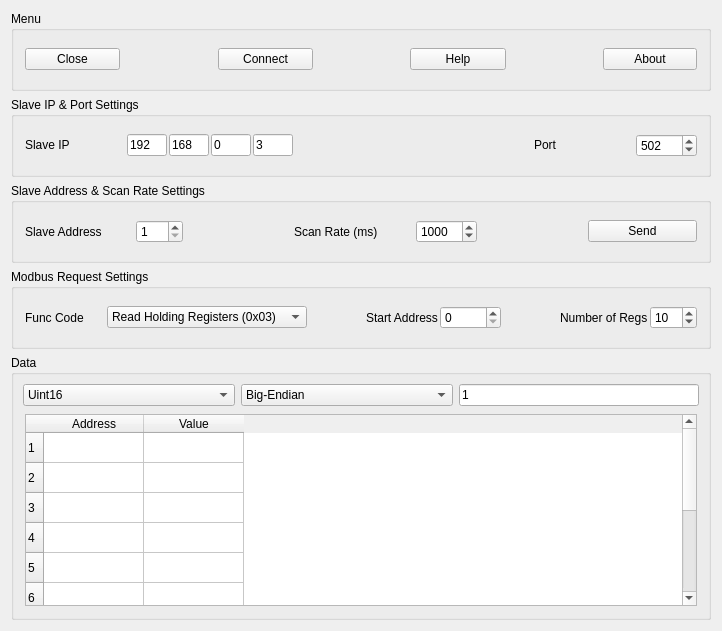
  <widget class="QWidget" name="centralwidget">
   <property name="sizePolicy">
    <sizepolicy hsizetype="Expanding" vsizetype="Expanding">
     <horstretch>0</horstretch>
     <verstretch>0</verstretch>
    </sizepolicy>
   </property>
   <layout class="QGridLayout" name="gridLayout">
    <item row="2" column="0">
     <widget class="QGroupBox" name="groupBox_Address">
      <property name="sizePolicy">
       <sizepolicy hsizetype="Expanding" vsizetype="Fixed">
        <horstretch>0</horstretch>
        <verstretch>0</verstretch>
       </sizepolicy>
      </property>
      <property name="minimumSize">
       <size>
        <width>700</width>
        <height>80</height>
       </size>
      </property>
      <property name="maximumSize">
       <size>
        <width>16777215</width>
        <height>16777215</height>
       </size>
      </property>
      <property name="title">
       <string>Slave Address &amp;&amp; Scan Rate Settings</string>
      </property>
      <layout class="QHBoxLayout" name="horizontalLayout_3">
       <item>
        <layout class="QHBoxLayout" name="hLayout_F_4">
         <property name="spacing">
          <number>2</number>
         </property>
         <property name="leftMargin">
          <number>2</number>
         </property>
         <property name="topMargin">
          <number>2</number>
         </property>
         <property name="rightMargin">
          <number>2</number>
         </property>
         <property name="bottomMargin">
          <number>2</number>
         </property>
         <item>
          <widget class="QLabel" name="label_SlaveAddr">
           <property name="sizePolicy">
            <sizepolicy hsizetype="Expanding" vsizetype="Fixed">
             <horstretch>0</horstretch>
             <verstretch>0</verstretch>
            </sizepolicy>
           </property>
           <property name="minimumSize">
            <size>
             <width>100</width>
             <height>21</height>
            </size>
           </property>
           <property name="text">
            <string>Slave Address</string>
           </property>
          </widget>
         </item>
         <item>
          <widget class="QSpinBox" name="spinBox_SlaveAddr">
           <property name="sizePolicy">
            <sizepolicy hsizetype="Minimum" vsizetype="Fixed">
             <horstretch>0</horstretch>
             <verstretch>0</verstretch>
            </sizepolicy>
           </property>
           <property name="maximumSize">
            <size>
             <width>80</width>
             <height>16777215</height>
            </size>
           </property>
           <property name="minimum">
            <number>1</number>
           </property>
           <property name="maximum">
            <number>247</number>
           </property>
           <property name="value">
            <number>1</number>
           </property>
           <property name="displayIntegerBase">
            <number>10</number>
           </property>
          </widget>
         </item>
         <item>
          <spacer name="horizontalSpacer_8">
           <property name="orientation">
            <enum>Qt::Orientation::Horizontal</enum>
           </property>
           <property name="sizeHint" stdset="0">
            <size>
             <width>40</width>
             <height>20</height>
            </size>
           </property>
          </spacer>
         </item>
         <item>
          <widget class="QLabel" name="label_ScanRate">
           <property name="sizePolicy">
            <sizepolicy hsizetype="Expanding" vsizetype="Fixed">
             <horstretch>0</horstretch>
             <verstretch>0</verstretch>
            </sizepolicy>
           </property>
           <property name="minimumSize">
            <size>
             <width>120</width>
             <height>21</height>
            </size>
           </property>
           <property name="text">
            <string>Scan Rate (ms)</string>
           </property>
          </widget>
         </item>
         <item alignment="Qt::AlignmentFlag::AlignLeft">
          <widget class="QSpinBox" name="spinBox_ScanRate">
           <property name="sizePolicy">
            <sizepolicy hsizetype="Expanding" vsizetype="Fixed">
             <horstretch>0</horstretch>
             <verstretch>0</verstretch>
            </sizepolicy>
           </property>
           <property name="maximumSize">
            <size>
             <width>100</width>
             <height>16777215</height>
            </size>
           </property>
           <property name="maximum">
            <number>65635</number>
           </property>
           <property name="value">
            <number>1000</number>
           </property>
          </widget>
         </item>
         <item>
          <spacer name="horizontalSpacer_15">
           <property name="orientation">
            <enum>Qt::Orientation::Horizontal</enum>
           </property>
           <property name="sizeHint" stdset="0">
            <size>
             <width>40</width>
             <height>20</height>
            </size>
           </property>
          </spacer>
         </item>
         <item>
          <widget class="QPushButton" name="pushButton_Send">
           <property name="sizePolicy">
            <sizepolicy hsizetype="Expanding" vsizetype="Fixed">
             <horstretch>0</horstretch>
             <verstretch>0</verstretch>
            </sizepolicy>
           </property>
           <property name="minimumSize">
            <size>
             <width>94</width>
             <height>0</height>
            </size>
           </property>
           <property name="text">
            <string>Send</string>
           </property>
          </widget>
         </item>
        </layout>
       </item>
      </layout>
     </widget>
    </item>
    <item row="1" column="0">
     <widget class="QGroupBox" name="groupBox_Host">
      <property name="sizePolicy">
       <sizepolicy hsizetype="Expanding" vsizetype="Fixed">
        <horstretch>0</horstretch>
        <verstretch>0</verstretch>
       </sizepolicy>
      </property>
      <property name="minimumSize">
       <size>
        <width>700</width>
        <height>80</height>
       </size>
      </property>
      <property name="maximumSize">
       <size>
        <width>16777215</width>
        <height>16777215</height>
       </size>
      </property>
      <property name="title">
       <string>Slave IP &amp;&amp; Port Settings</string>
      </property>
      <layout class="QHBoxLayout" name="horizontalLayout_2">
       <item>
        <layout class="QHBoxLayout" name="hLayout_F_5" stretch="0,0,0,0,0,0,0,0">
         <property name="spacing">
          <number>2</number>
         </property>
         <property name="sizeConstraint">
          <enum>QLayout::SizeConstraint::SetMaximumSize</enum>
         </property>
         <property name="leftMargin">
          <number>2</number>
         </property>
         <property name="topMargin">
          <number>2</number>
         </property>
         <property name="rightMargin">
          <number>2</number>
         </property>
         <property name="bottomMargin">
          <number>2</number>
         </property>
         <item>
          <widget class="QLabel" name="label_Host">
           <property name="sizePolicy">
            <sizepolicy hsizetype="Expanding" vsizetype="Fixed">
             <horstretch>0</horstretch>
             <verstretch>0</verstretch>
            </sizepolicy>
           </property>
           <property name="minimumSize">
            <size>
             <width>0</width>
             <height>0</height>
            </size>
           </property>
           <property name="maximumSize">
            <size>
             <width>100</width>
             <height>16777215</height>
            </size>
           </property>
           <property name="text">
            <string>Slave IP</string>
           </property>
          </widget>
         </item>
         <item>
          <widget class="QLineEdit" name="lineEdit_Ip1">
           <property name="maximumSize">
            <size>
             <width>40</width>
             <height>16777215</height>
            </size>
           </property>
           <property name="inputMask">
            <string>000</string>
           </property>
           <property name="text">
            <string>192</string>
           </property>
           <property name="maxLength">
            <number>3</number>
           </property>
          </widget>
         </item>
         <item>
          <widget class="QLineEdit" name="lineEdit_Ip2">
           <property name="maximumSize">
            <size>
             <width>40</width>
             <height>16777215</height>
            </size>
           </property>
           <property name="inputMask">
            <string>000</string>
           </property>
           <property name="text">
            <string>168</string>
           </property>
          </widget>
         </item>
         <item>
          <widget class="QLineEdit" name="lineEdit_Ip3">
           <property name="maximumSize">
            <size>
             <width>40</width>
             <height>16777215</height>
            </size>
           </property>
           <property name="inputMask">
            <string>000</string>
           </property>
           <property name="text">
            <string>0</string>
           </property>
          </widget>
         </item>
         <item>
          <widget class="QLineEdit" name="lineEdit_Ip4">
           <property name="maximumSize">
            <size>
             <width>40</width>
             <height>16777215</height>
            </size>
           </property>
           <property name="inputMask">
            <string>000</string>
           </property>
           <property name="text">
            <string>3</string>
           </property>
          </widget>
         </item>
         <item>
          <spacer name="horizontalSpacer_5">
           <property name="orientation">
            <enum>Qt::Orientation::Horizontal</enum>
           </property>
           <property name="sizeHint" stdset="0">
            <size>
             <width>40</width>
             <height>20</height>
            </size>
           </property>
          </spacer>
         </item>
         <item>
          <widget class="QLabel" name="label_Port">
           <property name="sizePolicy">
            <sizepolicy hsizetype="Expanding" vsizetype="Fixed">
             <horstretch>0</horstretch>
             <verstretch>0</verstretch>
            </sizepolicy>
           </property>
           <property name="minimumSize">
            <size>
             <width>0</width>
             <height>0</height>
            </size>
           </property>
           <property name="maximumSize">
            <size>
             <width>100</width>
             <height>16777215</height>
            </size>
           </property>
           <property name="text">
            <string>Port</string>
           </property>
          </widget>
         </item>
         <item alignment="Qt::AlignmentFlag::AlignLeft">
          <widget class="QSpinBox" name="spinBox_Port">
           <property name="sizePolicy">
            <sizepolicy hsizetype="Expanding" vsizetype="Fixed">
             <horstretch>0</horstretch>
             <verstretch>0</verstretch>
            </sizepolicy>
           </property>
           <property name="maximumSize">
            <size>
             <width>100</width>
             <height>16777215</height>
            </size>
           </property>
           <property name="minimum">
            <number>1</number>
           </property>
           <property name="maximum">
            <number>65635</number>
           </property>
           <property name="value">
            <number>502</number>
           </property>
          </widget>
         </item>
        </layout>
       </item>
      </layout>
     </widget>
    </item>
    <item row="3" column="0">
     <widget class="QGroupBox" name="groupBox_Request">
      <property name="sizePolicy">
       <sizepolicy hsizetype="Expanding" vsizetype="Fixed">
        <horstretch>0</horstretch>
        <verstretch>0</verstretch>
       </sizepolicy>
      </property>
      <property name="minimumSize">
       <size>
        <width>700</width>
        <height>80</height>
       </size>
      </property>
      <property name="title">
       <string>Modbus Request Settings</string>
      </property>
      <layout class="QHBoxLayout" name="horizontalLayout_4">
       <item>
        <layout class="QHBoxLayout" name="hLayout_F_2">
         <property name="spacing">
          <number>2</number>
         </property>
         <property name="leftMargin">
          <number>2</number>
         </property>
         <property name="topMargin">
          <number>2</number>
         </property>
         <property name="rightMargin">
          <number>2</number>
         </property>
         <property name="bottomMargin">
          <number>2</number>
         </property>
         <item alignment="Qt::AlignmentFlag::AlignLeft">
          <widget class="QLabel" name="label_Func">
           <property name="sizePolicy">
            <sizepolicy hsizetype="Expanding" vsizetype="Fixed">
             <horstretch>0</horstretch>
             <verstretch>0</verstretch>
            </sizepolicy>
           </property>
           <property name="minimumSize">
            <size>
             <width>80</width>
             <height>21</height>
            </size>
           </property>
           <property name="text">
            <string>Func Code</string>
           </property>
          </widget>
         </item>
         <item>
          <widget class="QComboBox" name="comboBox_Func">
           <property name="minimumSize">
            <size>
             <width>200</width>
             <height>0</height>
            </size>
           </property>
           <property name="currentIndex">
            <number>2</number>
           </property>
           <property name="maxVisibleItems">
            <number>8</number>
           </property>
           <property name="maxCount">
            <number>8</number>
           </property>
           <item>
            <property name="text">
             <string>Read Coils (0x01)</string>
            </property>
           </item>
           <item>
            <property name="text">
             <string>Read Discrete Inputs (0x02)</string>
            </property>
           </item>
           <item>
            <property name="text">
             <string>Read Holding Registers (0x03)</string>
            </property>
           </item>
           <item>
            <property name="text">
             <string>Read Input Registers (0x04)</string>
            </property>
           </item>
           <item>
            <property name="text">
             <string>Write Single Coil (0x05)</string>
            </property>
           </item>
           <item>
            <property name="text">
             <string>Write Single Register (0x06)</string>
            </property>
           </item>
           <item>
            <property name="text">
             <string>Write Multiple Coils (0x0F)</string>
            </property>
           </item>
           <item>
            <property name="text">
             <string>Write Multiple Registers (0x10)</string>
            </property>
           </item>
          </widget>
         </item>
         <item>
          <spacer name="horizontalSpacer_11">
           <property name="orientation">
            <enum>Qt::Orientation::Horizontal</enum>
           </property>
           <property name="sizeHint" stdset="0">
            <size>
             <width>40</width>
             <height>20</height>
            </size>
           </property>
          </spacer>
         </item>
         <item alignment="Qt::AlignmentFlag::AlignLeft">
          <widget class="QLabel" name="label_StartAddr">
           <property name="sizePolicy">
            <sizepolicy hsizetype="Expanding" vsizetype="Fixed">
             <horstretch>0</horstretch>
             <verstretch>0</verstretch>
            </sizepolicy>
           </property>
           <property name="minimumSize">
            <size>
             <width>0</width>
             <height>21</height>
            </size>
           </property>
           <property name="maximumSize">
            <size>
             <width>80</width>
             <height>16777215</height>
            </size>
           </property>
           <property name="text">
            <string>Start Address</string>
           </property>
          </widget>
         </item>
         <item alignment="Qt::AlignmentFlag::AlignLeft">
          <widget class="QSpinBox" name="spinBox_StartAddr">
           <property name="sizePolicy">
            <sizepolicy hsizetype="Expanding" vsizetype="Fixed">
             <horstretch>0</horstretch>
             <verstretch>0</verstretch>
            </sizepolicy>
           </property>
           <property name="maximumSize">
            <size>
             <width>80</width>
             <height>16777215</height>
            </size>
           </property>
           <property name="minimum">
            <number>0</number>
           </property>
           <property name="maximum">
            <number>65535</number>
           </property>
           <property name="singleStep">
            <number>1</number>
           </property>
           <property name="stepType">
            <enum>QAbstractSpinBox::StepType::DefaultStepType</enum>
           </property>
           <property name="value">
            <number>0</number>
           </property>
          </widget>
         </item>
         <item>
          <spacer name="horizontalSpacer_13">
           <property name="orientation">
            <enum>Qt::Orientation::Horizontal</enum>
           </property>
           <property name="sizeHint" stdset="0">
            <size>
             <width>40</width>
             <height>20</height>
            </size>
           </property>
          </spacer>
         </item>
         <item alignment="Qt::AlignmentFlag::AlignLeft">
          <widget class="QLabel" name="label_RegsNum">
           <property name="sizePolicy">
            <sizepolicy hsizetype="Expanding" vsizetype="Fixed">
             <horstretch>0</horstretch>
             <verstretch>0</verstretch>
            </sizepolicy>
           </property>
           <property name="minimumSize">
            <size>
             <width>0</width>
             <height>21</height>
            </size>
           </property>
           <property name="maximumSize">
            <size>
             <width>110</width>
             <height>16777215</height>
            </size>
           </property>
           <property name="text">
            <string>Number of Regs</string>
           </property>
          </widget>
         </item>
         <item alignment="Qt::AlignmentFlag::AlignLeft">
          <widget class="QSpinBox" name="spinBox_RegsNum">
           <property name="maximumSize">
            <size>
             <width>80</width>
             <height>16777215</height>
            </size>
           </property>
           <property name="minimum">
            <number>1</number>
           </property>
           <property name="maximum">
            <number>120</number>
           </property>
           <property name="value">
            <number>10</number>
           </property>
          </widget>
         </item>
        </layout>
       </item>
      </layout>
     </widget>
    </item>
    <item row="0" column="0">
     <widget class="QGroupBox" name="groupBox_Menu">
      <property name="sizePolicy">
       <sizepolicy hsizetype="Expanding" vsizetype="Fixed">
        <horstretch>0</horstretch>
        <verstretch>0</verstretch>
       </sizepolicy>
      </property>
      <property name="minimumSize">
       <size>
        <width>700</width>
        <height>80</height>
       </size>
      </property>
      <property name="maximumSize">
       <size>
        <width>16777215</width>
        <height>16777215</height>
       </size>
      </property>
      <property name="title">
       <string>Menu</string>
      </property>
      <layout class="QHBoxLayout" name="horizontalLayout">
       <item>
        <layout class="QHBoxLayout" name="hLayout_F">
         <property name="spacing">
          <number>2</number>
         </property>
         <property name="leftMargin">
          <number>2</number>
         </property>
         <property name="topMargin">
          <number>2</number>
         </property>
         <property name="rightMargin">
          <number>2</number>
         </property>
         <property name="bottomMargin">
          <number>2</number>
         </property>
         <item>
          <widget class="QPushButton" name="pushButton_Close">
           <property name="sizePolicy">
            <sizepolicy hsizetype="Expanding" vsizetype="Fixed">
             <horstretch>0</horstretch>
             <verstretch>0</verstretch>
            </sizepolicy>
           </property>
           <property name="minimumSize">
            <size>
             <width>94</width>
             <height>0</height>
            </size>
           </property>
           <property name="maximumSize">
            <size>
             <width>16777215</width>
             <height>16777215</height>
            </size>
           </property>
           <property name="text">
            <string>Close</string>
           </property>
          </widget>
         </item>
         <item>
          <spacer name="horizontalSpacer">
           <property name="orientation">
            <enum>Qt::Orientation::Horizontal</enum>
           </property>
           <property name="sizeHint" stdset="0">
            <size>
             <width>40</width>
             <height>20</height>
            </size>
           </property>
          </spacer>
         </item>
         <item>
          <widget class="QPushButton" name="pushButton_Connect">
           <property name="sizePolicy">
            <sizepolicy hsizetype="Expanding" vsizetype="Fixed">
             <horstretch>0</horstretch>
             <verstretch>0</verstretch>
            </sizepolicy>
           </property>
           <property name="minimumSize">
            <size>
             <width>94</width>
             <height>0</height>
            </size>
           </property>
           <property name="maximumSize">
            <size>
             <width>16777215</width>
             <height>16777215</height>
            </size>
           </property>
           <property name="text">
            <string>Connect</string>
           </property>
          </widget>
         </item>
         <item>
          <spacer name="horizontalSpacer_2">
           <property name="orientation">
            <enum>Qt::Orientation::Horizontal</enum>
           </property>
           <property name="sizeHint" stdset="0">
            <size>
             <width>40</width>
             <height>20</height>
            </size>
           </property>
          </spacer>
         </item>
         <item>
          <widget class="QPushButton" name="pushButton_Help">
           <property name="sizePolicy">
            <sizepolicy hsizetype="Expanding" vsizetype="Fixed">
             <horstretch>0</horstretch>
             <verstretch>0</verstretch>
            </sizepolicy>
           </property>
           <property name="minimumSize">
            <size>
             <width>94</width>
             <height>0</height>
            </size>
           </property>
           <property name="text">
            <string>Help</string>
           </property>
          </widget>
         </item>
         <item>
          <spacer name="horizontalSpacer_3">
           <property name="orientation">
            <enum>Qt::Orientation::Horizontal</enum>
           </property>
           <property name="sizeHint" stdset="0">
            <size>
             <width>40</width>
             <height>20</height>
            </size>
           </property>
          </spacer>
         </item>
         <item alignment="Qt::AlignmentFlag::AlignLeft">
          <widget class="QPushButton" name="pushButton_About">
           <property name="sizePolicy">
            <sizepolicy hsizetype="Expanding" vsizetype="Fixed">
             <horstretch>0</horstretch>
             <verstretch>0</verstretch>
            </sizepolicy>
           </property>
           <property name="minimumSize">
            <size>
             <width>94</width>
             <height>0</height>
            </size>
           </property>
           <property name="text">
            <string>About</string>
           </property>
          </widget>
         </item>
        </layout>
       </item>
      </layout>
     </widget>
    </item>
    <item row="4" column="0">
     <widget class="QGroupBox" name="groupBox_Data">
      <property name="sizePolicy">
       <sizepolicy hsizetype="Expanding" vsizetype="Expanding">
        <horstretch>0</horstretch>
        <verstretch>0</verstretch>
       </sizepolicy>
      </property>
      <property name="minimumSize">
       <size>
        <width>700</width>
        <height>0</height>
       </size>
      </property>
      <property name="title">
       <string>Data</string>
      </property>
      <layout class="QGridLayout" name="gridLayout_3">
       <item row="0" column="0">
        <layout class="QHBoxLayout" name="horizontalLayout_5">
         <item>
          <widget class="QComboBox" name="comboBox_datatype">
           <property name="currentText">
            <string>Uint16</string>
           </property>
           <property name="currentIndex">
            <number>1</number>
           </property>
           <property name="maxVisibleItems">
            <number>5</number>
           </property>
           <property name="maxCount">
            <number>5</number>
           </property>
           <item>
            <property name="text">
             <string>Int16</string>
            </property>
           </item>
           <item>
            <property name="text">
             <string>Uint16</string>
            </property>
           </item>
           <item>
            <property name="text">
             <string>Int32</string>
            </property>
           </item>
           <item>
            <property name="text">
             <string>Uint32</string>
            </property>
           </item>
           <item>
            <property name="text">
             <string>Float32</string>
            </property>
           </item>
          </widget>
         </item>
         <item>
          <widget class="QComboBox" name="comboBox_byteorder">
           <item>
            <property name="text">
             <string>Big-Endian</string>
            </property>
           </item>
           <item>
            <property name="text">
             <string>Little-Endian</string>
            </property>
           </item>
          </widget>
         </item>
         <item>
          <widget class="QLineEdit" name="lineEdit_scale">
           <property name="maximumSize">
            <size>
             <width>240</width>
             <height>16777215</height>
            </size>
           </property>
           <property name="text">
            <string>1</string>
           </property>
           <property name="maxLength">
            <number>6</number>
           </property>
          </widget>
         </item>
        </layout>
       </item>
       <item row="1" column="0">
        <layout class="QGridLayout" name="gridLayout_2">
         <property name="leftMargin">
          <number>2</number>
         </property>
         <property name="topMargin">
          <number>2</number>
         </property>
         <property name="rightMargin">
          <number>2</number>
         </property>
         <property name="bottomMargin">
          <number>2</number>
         </property>
         <item row="0" column="0">
          <widget class="QTableWidget" name="tableWidget">
           <row/>
           <row/>
           <row/>
           <row/>
           <row/>
           <row/>
           <row/>
           <row/>
           <row/>
           <row/>
           <column>
            <property name="text">
             <string>Address</string>
            </property>
           </column>
           <column>
            <property name="text">
             <string>Value</string>
            </property>
           </column>
           <item row="0" column="1">
            <property name="textAlignment">
             <set>AlignCenter</set>
            </property>
           </item>
           <item row="1" column="1">
            <property name="textAlignment">
             <set>AlignCenter</set>
            </property>
           </item>
           <item row="2" column="1">
            <property name="textAlignment">
             <set>AlignCenter</set>
            </property>
           </item>
           <item row="3" column="1">
            <property name="textAlignment">
             <set>AlignCenter</set>
            </property>
           </item>
           <item row="4" column="1">
            <property name="textAlignment">
             <set>AlignCenter</set>
            </property>
           </item>
           <item row="5" column="1">
            <property name="textAlignment">
             <set>AlignCenter</set>
            </property>
           </item>
           <item row="6" column="1">
            <property name="textAlignment">
             <set>AlignCenter</set>
            </property>
           </item>
           <item row="7" column="1">
            <property name="textAlignment">
             <set>AlignCenter</set>
            </property>
           </item>
           <item row="8" column="1">
            <property name="textAlignment">
             <set>AlignCenter</set>
            </property>
           </item>
           <item row="9" column="1">
            <property name="textAlignment">
             <set>AlignCenter</set>
            </property>
           </item>
          </widget>
         </item>
        </layout>
       </item>
      </layout>
     </widget>
    </item>
   </layout>
  </widget>
